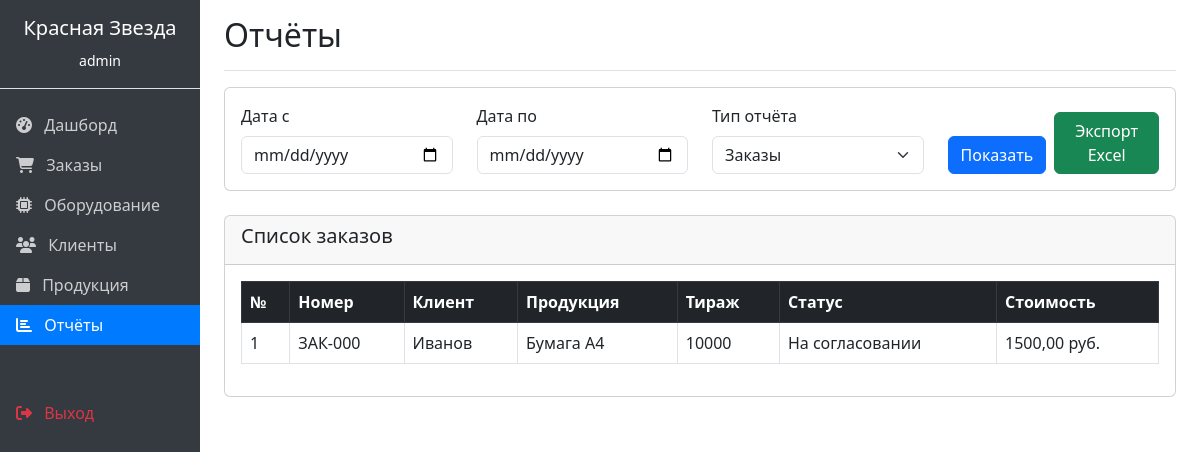
/report/ (signed in), run on the app's committed database.
### orders/models.py (models this page shows, shortened)
class Order(models.Model):
    order_number = models.CharField(max_length=50, unique=True, verbose_name="Номер заказа")
    client = models.ForeignKey(Client, on_delete=models.CASCADE, verbose_name="Клиент")
    product = models.ForeignKey(Product, on_delete=models.CASCADE, verbose_name="Продукция")
    user = models.ForeignKey(User, on_delete=models.SET_NULL, null=True, verbose_name="Менеджер")
    status = models.ForeignKey(OrderStatus, on_delete=models.CASCADE, verbose_name="Статус")
    quantity = models.IntegerField(verbose_name="Тираж")
    format = models.CharField(max_length=20, blank=True, verbose_name="Формат")
    paper_type = models.CharField(max_length=50, blank=True, verbose_name="Тип бумаги")
    deadline_date = models.DateField(verbose_name="Срок сдачи")
    total_cost = models.DecimalField(max_digits=12, decimal_places=2, default=0, verbose_name="Себестоимость")
    created_at = models.DateTimeField(auto_now_add=True, verbose_name="Дата создания")
    class Meta:
        verbose_name = "Заказ"
        verbose_name_plural = "Заказы"

class Client(models.Model):
    name = models.CharField(max_length=200, verbose_name="Наименование")
    inn = models.CharField(max_length=12, blank=True, verbose_name="ИНН")
    contact_person = models.CharField(max_length=100, blank=True, verbose_name="Контактное лицо")
    phone = models.CharField(max_length=20, blank=True, verbose_name="Телефон")
    email = models.EmailField(blank=True, verbose_name="Email")
    address = models.TextField(blank=True, verbose_name="Адрес")
    class Meta:
        verbose_name = "Клиент"
        verbose_name_plural = "Клиенты"

class Product(models.Model):
    name = models.CharField(max_length=150, verbose_name="Наименование продукции")
    description = models.TextField(blank=True, verbose_name="Описание")
    base_material_cost = models.DecimalField(max_digits=10, decimal_places=2, default=0, verbose_name="Базовая стоимость материалов")
    base_time_norm_hours = models.DecimalField(max_digits=8, decimal_places=2, default=1, verbose_name="Норма времени (часы)")
    class Meta:
        verbose_name = "Продукция"
        verbose_name_plural = "Продукция"

class OrderStatus(models.Model):
    name = models.CharField(max_length=50, verbose_name="Название статуса")
    class Meta:
        verbose_name = "Статус заказа"
        verbose_name_plural = "Статусы заказов"

### orders/views.py (the view)
# urls.py: path('report/', views.report, name='report'),
@login_required
def report(request):
    date_from = request.GET.get('date_from', '')
    date_to = request.GET.get('date_to', '')
    report_type = request.GET.get('report_type', 'orders')
    orders = Order.objects.all()
    if date_from:
        orders = orders.filter(created_at__date__gte=date_from)
    if date_to:
        orders = orders.filter(created_at__date__lte=date_to)
    equipment_load = []
    for eq in Equipment.objects.all():
        stages = ProductionStage.objects.filter(equipment=eq)
        load_count = stages.count()
        equipment_load.append({
            'name': eq.name,
            'load_count': load_count,
            'is_available': eq.is_available,
        })
    context = {
        'orders': orders,
        'equipment_load': equipment_load,
        'date_from': date_from,
        'date_to': date_to,
        'report_type': report_type,
    }
    return render(request, 'orders/report.html', context)

### orders/templates/orders/report.html (shortened to what this page needs)
{% extends 'orders/base.html' %}
{% block content %}
<div class="d-flex justify-content-between flex-wrap flex-md-nowrap align-items-center pt-3 pb-2 mb-3 border-bottom">
    <h1 class="h2">Отчёты</h1>
</div>
<div class="card mb-4">
    <div class="card-body">
        <form method="get" class="row">
            <div class="col-md-3">
                <label class="form-label">Дата с</label>
                <input type="date" name="date_from" class="form-control" value="{{ date_from }}">
            </div>
            <div class="col-md-3">
                <label class="form-label">Дата по</label>
                <input type="date" name="date_to" class="form-control" value="{{ date_to }}">
            </div>
            <div class="col-md-3">
                <label class="form-label">Тип отчёта</label>
                <select name="report_type" class="form-select">
                    <option value="orders" {% if report_type == 'orders' %}selected{% endif %}>Заказы</option>
                </select>
            </div>
            <div class="col-md-3 d-flex align-items-end">
                <button type="submit" class="btn btn-primary me-2">Показать</button>
                <a href="{% url 'export_excel' %}?{{ request.GET.urlencode }}" class="btn btn-success">Экспорт Excel</a>
            </div>
        </form>
    </div>
</div>
{% if report_type == 'orders' %}
<div class="card">
    <div class="card-header">
        <h5>Список заказов</h5>
    </div>
    <div class="card-body">
        <table class="table table-bordered">
            <thead class="table-dark">
                <tr><th>№</th><th>Номер</th><th>Клиент</th><th>Продукция</th><th>Тираж</th><th>Статус</th><th>Стоимость</th></tr>
            </thead>
            <tbody>
                {% for order in orders %}
                <tr>
                    <td>{{ forloop.counter }}</td>
                    <td>{{ order.order_number }}</td>
                    <td>{{ order.client.name }}</td>
                    <td>{{ order.product.name }}</td>
                    <td>{{ order.quantity }}</td>
                    <td>{{ order.status.name }}</td>
                    <td>{{ order.total_cost }} руб.</td>
                </tr>
                {% empty %}
                <tr><td colspan="7" class="text-center">Нет заказов</td></tr>
                {% endfor %}
            </tbody>
        </table>
    </div>
</div>
{% endif %}
{% endblock %}

### orders/templates/orders/base.html (shortened to what this page needs)
<!DOCTYPE html>
<html lang="ru">
<head>
    <link href="https://cdn.jsdelivr.net/npm/bootstrap@5.3.0/dist/css/bootstrap.min.css" rel="stylesheet">
    <link rel="stylesheet" href="https://cdnjs.cloudflare.com/ajax/libs/font-awesome/6.4.0/css/all.min.css">
</head>
<body>
    <div class="container-fluid">
        <div class="row">
            <nav class="col-md-2 d-md-block sidebar p-0">
                <div class="position-sticky">
                    <div class="p-3 text-white text-center border-bottom">
                        <h5>Красная Звезда</h5>
                        <small>{{ user.username }}</small>
                    </div>
                    <ul class="nav flex-column mt-3">
                        <li class="nav-item">
                            <a class="nav-link {% if request.resolver_match.url_name == 'dashboard' %}active{% endif %}" href="{% url 'dashboard' %}">
                                <i class="fas fa-tachometer-alt me-2"></i> Дашборд
                            </a>
                        </li>
                        <li class="nav-item">
                            <a class="nav-link {% if 'order' in request.resolver_match.url_name %}active{% endif %}" href="{% url 'order_list' %}">
                                <i class="fas fa-shopping-cart me-2"></i> Заказы
                            </a>
                        </li>
                        <li class="nav-item">
                            <a class="nav-link {% if 'equipment' in request.resolver_match.url_name %}active{% endif %}" href="{% url 'equipment_list' %}">
                                <i class="fas fa-microchip me-2"></i> Оборудование
                            </a>
                        </li>
                        <li class="nav-item">
                            <a class="nav-link {% if 'client' in request.resolver_match.url_name %}active{% endif %}" href="{% url 'client_list' %}">
                                <i class="fas fa-users me-2"></i> Клиенты
                            </a>
                        </li>
                        <li class="nav-item">
                            <a class="nav-link {% if 'product' in request.resolver_match.url_name %}active{% endif %}" href="{% url 'product_list' %}">
                                <i class="fas fa-box me-2"></i> Продукция
                            </a>
                        </li>
                        <li class="nav-item">
                            <a class="nav-link {% if 'report' in request.resolver_match.url_name %}active{% endif %}" href="{% url 'report' %}">
                                <i class="fas fa-chart-bar me-2"></i> Отчёты
                            </a>
                        </li>
                        <li class="nav-item mt-5">
                            <a class="nav-link text-danger" href="{% url 'logout' %}">
                                <i class="fas fa-sign-out-alt me-2"></i> Выход
                            </a>
                        </li>
                    </ul>
                </div>
            </nav>
            <main class="col-md-10 ms-sm-auto px-md-4">
                {% block content %}
                {% endblock %}
            </main>
        </div>
    </div>
</body>
</html>

### orders/templates/orders/base.html (style rules this page uses)
.sidebar { min-height: 100vh; background-color: #343a40; }
.sidebar .nav-link { color: rgba(255,255,255,.75); }
.sidebar .nav-link.active { color: white; background-color: #007bff; }

### data on the page
Order: order_number "ЗАК-000", client.name "Иванов", product.name "Бумага A4", quantity "10000", status.name "На согласовании", total_cost "1500,00"

### other printed values
{{ user.username }} "admin"
